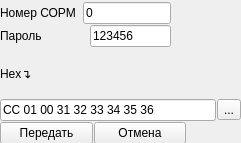
<?xml version="1.0" encoding="UTF-8"?>
<ui version="4.0">
 <class>form_command_2</class>
 <widget class="QWidget" name="form_command_2">
  <property name="geometry">
   <rect>
    <x>0</x>
    <y>0</y>
    <width>241</width>
    <height>143</height>
   </rect>
  </property>
  <property name="minimumSize">
   <size>
    <width>0</width>
    <height>0</height>
   </size>
  </property>
  <property name="maximumSize">
   <size>
    <width>1000</width>
    <height>1000</height>
   </size>
  </property>
  <property name="windowTitle">
   <string>Остановка СОРМ</string>
  </property>
  <widget class="QWidget" name="">
   <property name="geometry">
    <rect>
     <x>0</x>
     <y>2</y>
     <width>241</width>
     <height>142</height>
    </rect>
   </property>
   <layout class="QVBoxLayout" name="verticalLayout_2">
    <property name="spacing">
     <number>1</number>
    </property>
    <item>
     <layout class="QVBoxLayout" name="verticalLayout">
      <property name="spacing">
       <number>1</number>
      </property>
      <item>
       <layout class="QHBoxLayout" name="horizontalLayout">
        <property name="spacing">
         <number>7</number>
        </property>
        <property name="rightMargin">
         <number>70</number>
        </property>
        <item>
         <widget class="QLabel" name="label">
          <property name="text">
           <string>Номер СОРМ</string>
          </property>
         </widget>
        </item>
        <item>
         <widget class="QLineEdit" name="lineEdit">
          <property name="text">
           <string>0</string>
          </property>
         </widget>
        </item>
       </layout>
      </item>
      <item>
       <layout class="QHBoxLayout" name="horizontalLayout_2">
        <property name="spacing">
         <number>48</number>
        </property>
        <property name="rightMargin">
         <number>70</number>
        </property>
        <item>
         <widget class="QLabel" name="label_2">
          <property name="text">
           <string>Пароль</string>
          </property>
         </widget>
        </item>
        <item>
         <widget class="QLineEdit" name="lineEdit_2">
          <property name="acceptDrops">
           <bool>true</bool>
          </property>
          <property name="layoutDirection">
           <enum>Qt::LeftToRight</enum>
          </property>
          <property name="text">
           <string>123456</string>
          </property>
         </widget>
        </item>
       </layout>
      </item>
      <item>
       <widget class="QLabel" name="label_3">
        <property name="text">
         <string>Hex↴</string>
        </property>
       </widget>
      </item>
      <item>
       <layout class="QHBoxLayout" name="horizontalLayout_4">
        <item>
         <widget class="QLineEdit" name="lineEdit_3">
          <property name="text">
           <string>СС 01 00 31 32 33 34 35 36</string>
          </property>
         </widget>
        </item>
        <item>
         <widget class="QToolButton" name="toolButton">
          <property name="text">
           <string>...</string>
          </property>
         </widget>
        </item>
       </layout>
      </item>
     </layout>
    </item>
    <item>
     <layout class="QHBoxLayout" name="horizontalLayout_3">
      <property name="rightMargin">
       <number>55</number>
      </property>
      <item>
       <widget class="QPushButton" name="pushButton">
        <property name="text">
         <string>Передать</string>
        </property>
       </widget>
      </item>
      <item>
       <widget class="QPushButton" name="pushButton_2">
        <property name="text">
         <string>Отмена</string>
        </property>
       </widget>
      </item>
     </layout>
    </item>
   </layout>
  </widget>
 </widget>
 <resources/>
 <connections/>
</ui>
